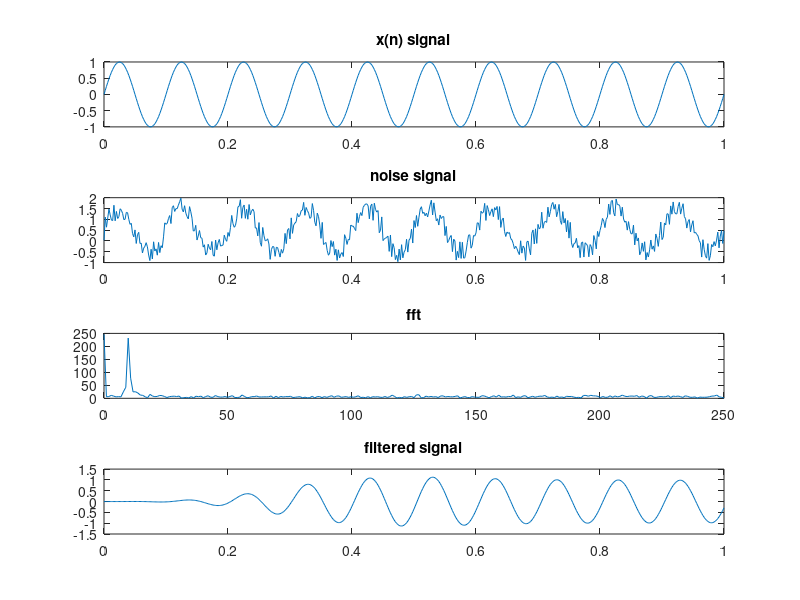

This chart was generated by the following MATLAB code:
% this graph plotted in the range 0 to 1,,,,,,,
clc;
clear all;
close all;

fs = 500;
f = 10;
n = [0:1/fs:1]; % o to 1 sec, sampling time Ts=1/Fs
x = sin(2*pi*f*n);
subplot(4,1,1)
plot(n,x);
title('x(n) signal');
y = x + rand(1,length(x));
subplot(4,1,2)
plot(n,y);
title('noise signal');
l=length(y);
nfft=2^nextpow2(l);
z_fft=abs(fft(y,nfft));
freq=fs/2*linspace(0,1,nfft/2+1);
subplot(4,1,3)
plot(freq,z_fft(1:nfft/2+1));
title('fft')
order=5;
wn=[8 12]*2/fs;
[b,a]=butter(order,wn,'bandpass');
filt=filter(b,a,y);
subplot(4,1,4);
plot(n,filt);
title('filtered signal')

